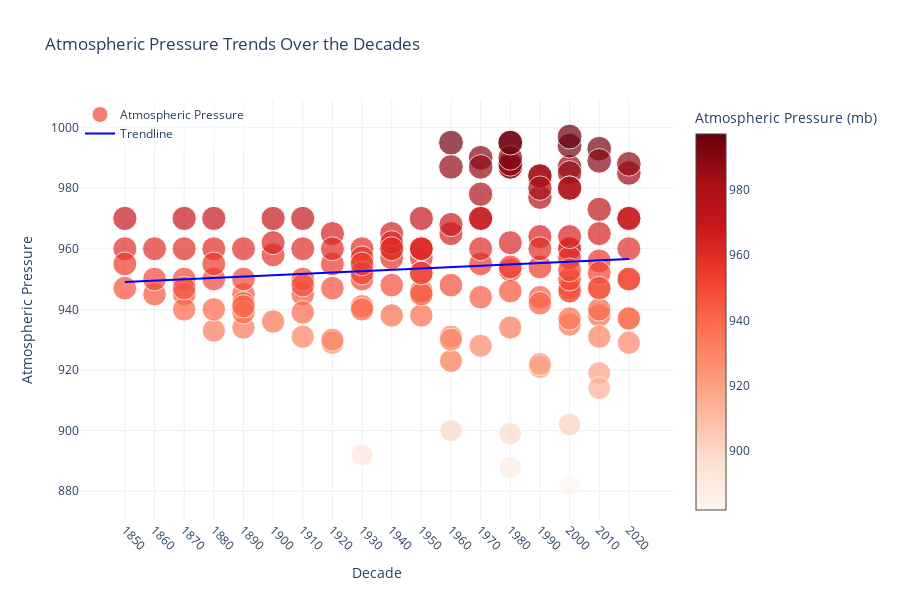

The code cell stored with this chart in its notebook:
### Code cell
# Wind Pressure by decade
pressure_values = hurricane_data['Pressure_mb']

#linear regression line (trendline) for pressure
z = np.polyfit(decades, pressure_values, 1)  # Degree 1 for a linear trend
p = np.poly1d(z)
trendline = p(sorted(decades.unique()))

# Create a scatter plot with smaller dots
scatter = go.Scatter(
    x=decades,
    y=pressure_values,
    mode='markers',
    marker=dict(
        size=pressure_values / 40,  
        color=pressure_values,     
        colorscale='Reds',       
        showscale=True,          
        colorbar=dict(title='Atmospheric Pressure (mb)')
    ),
    name='Atmospheric Pressure',
    hovertemplate='Storm: %{text}<br>Max Wind Speed: %{y} mph<extra></extra>',
    text=storm_names  # Pass storm names to be displayed in the hovertemplate
)

# Create the trendline
trendline_plot = go.Scatter(
    x=sorted(decades.unique()),
    y=trendline,
    mode='lines',
    line=dict(color='blue', width=2),
    name='Trendline',
    hovertemplate='Decade: %{x}<br>Trend: %{y:.2f} mb<extra></extra>'
)

# Layout with legend and updated design
layout = go.Layout(
    title='Atmospheric Pressure Trends Over the Decades',
    xaxis=dict(title='Decade', tickvals=sorted(decades.unique()), tickangle=45),
    yaxis=dict(title='Atmospheric Pressure'),
    template='plotly_white',
    height=600,
    legend=dict(
        x=0,   # Position legend on the left
        y=1,   # Top alignment
        xanchor='left',
        yanchor='top',
        bgcolor='rgba(255,255,255,0.5)' 
    )
)

# the interactive plot
fig = go.Figure(data=[scatter, trendline_plot], layout=layout)
fig.show()

### Figure 1 — Plotly figure (JSON) as saved in the notebook; plotly's stock layout.template omitted (floating-point values rounded to 4 significant figures; data arrays with more than 128 entries replaced by an {"elided": "..."} marker saying what was removed)
{"data": [{"hovertemplate": "Storm: %{text}<br>Max Wind Speed: %{y} mph<extra></extra>", "marker": {"color": {"elided": "153 int values"}, "colorbar": {"title": {"text": "Atmospheric Pressure (mb)"}}, "colorscale": [[0, "rgb(255,245,240)"], [0.125, "rgb(254,224,210)"], [0.25, "rgb(252,187,161)"], [0.375, "rgb(252,146,114)"], [0.5, "rgb(251,106,74)"], [0.625, "rgb(239,59,44)"], [0.75, "rgb(203,24,29)"], [0.875, "rgb(165,15,21)"], [1, "rgb(103,0,13)"]], "showscale": true, "size": {"elided": "153 float values"}}, "mode": "markers", "name": "Atmospheric Pressure", "text": {"elided": "153 str values"}, "type": "scatter", "x": {"elided": "153 int values"}, "y": {"elided": "153 int values"}}, {"hovertemplate": "Decade: %{x}<br>Trend: %{y:.2f} mb<extra></extra>", "line": {"color": "blue", "width": 2}, "mode": "lines", "name": "Trendline", "type": "scatter", "x": [1850, 1860, 1870, 1880, 1890, 1900, 1910, 1920, 1930, 1940, 1950, 1960, 1970, 1980, 1990, 2000, 2010, 2020], "y": [949.1, 949.5, 950.0, 950.4, 950.8, 951.3, 951.7, 952.2, 952.6, 953.1, 953.5, 953.9, 954.4, 954.8, 955.3, 955.7, 956.1, 956.6]}], "layout": {"height": 600, "legend": {"bgcolor": "rgba(255,255,255,0.5)", "x": 0, "xanchor": "left", "y": 1, "yanchor": "top"}, "title": {"text": "Atmospheric Pressure Trends Over the Decades"}, "xaxis": {"tickangle": 45, "tickvals": [1850, 1860, 1870, 1880, 1890, 1900, 1910, 1920, 1930, 1940, 1950, 1960, 1970, 1980, 1990, 2000, 2010, 2020], "title": {"text": "Decade"}}, "yaxis": {"title": {"text": "Atmospheric Pressure"}}}}
